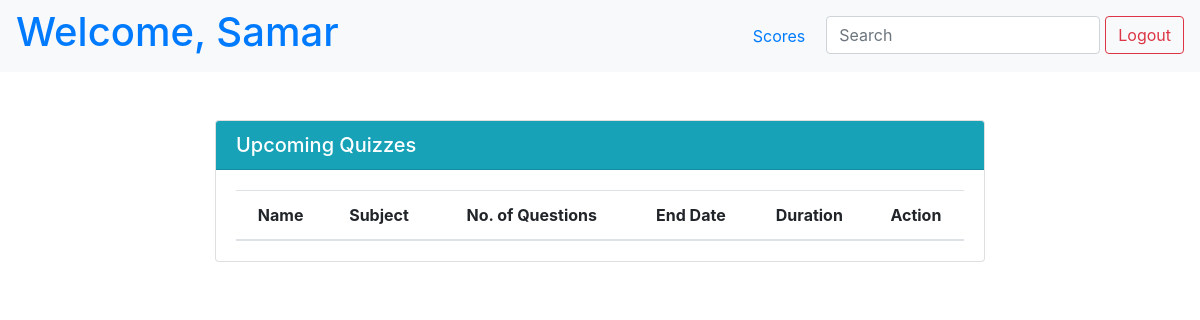
The app's page /samar (signed in), older data.
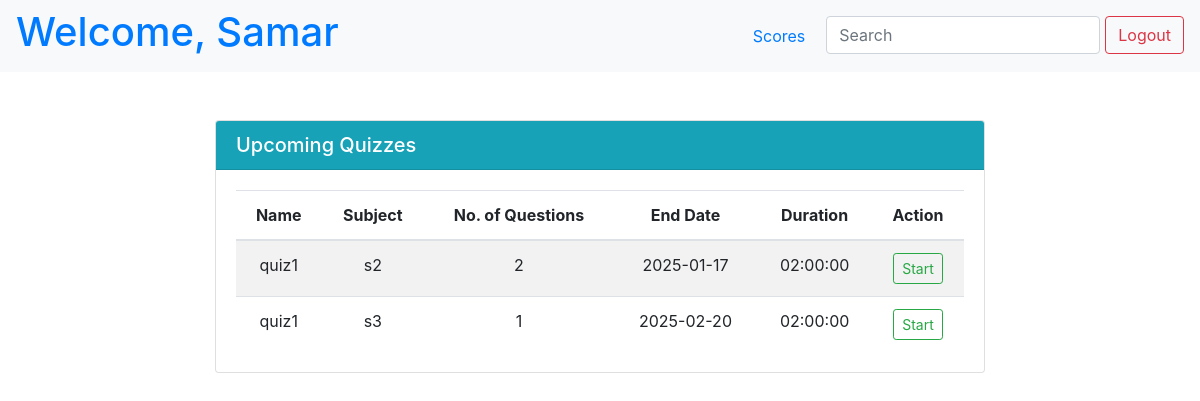
The same page, newer data.
### app.py (models this page shows)
class Quiz(db.Model):
    __tablename__ = 'quiz'
    id = db.Column(db.Integer, primary_key=True, autoincrement=True)
    subject_id = db.Column(db.Integer, db.ForeignKey('subject.id'), nullable=False)
    name = db.Column(db.String(255), nullable=False)
    quiz_date = db.Column(db.Date, nullable=False)
    time_duration = db.Column(db.Time, nullable=False)
    questions = db.relationship('QuizwiseQuestion', backref='quiz', lazy=True)

class Subject(db.Model):
    __tablename__ = 'subject'
    id = db.Column(db.Integer, primary_key=True, autoincrement=True)
    name = db.Column(db.String(255), nullable=False)
    description = db.Column(db.String(255))
    chapters = db.relationship('Chapter', backref='subject', lazy=True)
    quizzes = db.relationship('Quiz', backref='subject', lazy=True)

### app.py (the view)
@app.route("/<username>")
def user(username):
    user = User.query.filter_by(username=username).first()
    if user and ('username' in session and username == session["username"]):
        data = db.session.query(
            Quiz.id.label("quiz_id"),
            Subject.id.label("subject_id"),
            Quiz.name.label("quiz_name"),
            Subject.name.label("subject_name"),
            Quiz.quiz_date,
            Quiz.time_duration
        ).join(Subject, Quiz.subject_id == Subject.id).filter(
            Quiz.quiz_date > datetime.now()
        ).all()
        subject_data = []
        for row in data:
            no_of_questions = QuizwiseQuestion.query.filter_by(quiz_id=row.quiz_id).count()
            if no_of_questions > 0:
                subject_data.append({
                    "subject_id": row.subject_id,
                    "subject_name": row.subject_name,
                    "quiz_id": row.quiz_id,
                    "quiz_name": row.quiz_name,
                    "quiz_date": row.quiz_date,
                    "time_duration": row.time_duration,
                    "no_of_questions": no_of_questions
                })
        return render_template("user.html", user=user, data=subject_data)
    else:
        flash("Invalid credentials!", "error")
        return redirect(url_for("index"))

### app.py (called while the page is built)
@app.after_request
def add_header(response):
    response.headers['Cache-Control'] = 'no-store, no-cache, must-revalidate, post-check=0, pre-check=0, max-age=0'
    response.headers['Pragma'] = 'no-cache'
    response.headers['Expires'] = '-1'
    return response

### templates/user.html (shortened to what this page needs)
{% extends 'base.html' %}
{% block content %}
<div class="page-wrapper">
    <nav class="navbar navbar-expand-lg navbar-light bg-light">
        <a href="{{ url_for('user', username=user.username) }}" style="text-decoration: none;">
            <h1>Welcome, {{user.name}}</h1>
        </a>
        <ul class="nav ml-auto">
            <li class="nav-item">
                <a class="nav-link" href="/{{user.username}}/score">Scores</a>
            </li>
            <li class="nav-item">
                <input class="form-control" type="search" placeholder="Search" aria-label="Search" name="q"
                    hx-get="{{ url_for('user_quiz', username=user.username) }}" hx-trigger="keyup changed delay:500ms" hx-target="#search-results">
            </li>
            <li>
                <form action="/logout" class="d-inline">
                    <button type="submit" class="btn btn-outline-danger">Logout</button>
                </form>
            </li>
        </ul>
    </nav>
    <div id="search-results">
        {% if not search %}
        {% set username = user.username %}
        {% include 'upcoming_quiz.html' %}
        {% endif %}
    </div>
</div>
{% endblock %}

### templates/upcoming_quiz.html
<div class="d-flex justify-content-center mt-5">
    <div class="col-md-8">
        <div class="card">
            <div class="card-header bg-info text-white d-flex align-items-center justify-content-between">
                <h5 class="card-title m-0">Upcoming Quizzes</h5>
            </div>
            <div class="card-body">
                <table class="table table-striped mb-0 text-center">
                    <thead>
                        <tr>
                            <th class="text-center">Name</th>
                            <th class="text-center">Subject</th>
                            <th class="text-center">No. of Questions</th>
                            <th class="text-center">End Date</th>
                            <th class="text-center">Duration</th>
                            <th class="text-center">Action</th>
                        </tr>
                    </thead>
                    <tbody>
                        {% for row in data %}
                        <tr>
                            <td class="text-center">{{ row.quiz_name }}</td>
                            <td class="text-center">{{ row.subject_name }}</td>
                            <td class="text-center">{{ row.no_of_questions }}</td>
                            <td class="text-center">{{ row.quiz_date }}</td>
                            <td class="text-center">{{ row.time_duration }}</td>
                            <td class="text-center">
                                <div class="d-flex justify-content-center">
                                    <form action="{{ url_for('ongoing_quiz', username=username, quiz_id=row.quiz_id)}}" method="post" class="mb-0">
                                        <button class="btn btn-outline-success btn-sm" type="submit">Start</button>
                                    </form>
                                </div>
                            </td>
                        </tr>
                        {% endfor %}
                    </tbody>
                </table>
            </div>
        </div>
    </div>
</div>

Row changes from the older to the newer data that the page shows:
added Quiz: quiz_name "quiz1", subject_name "s2", no_of_questions "2", quiz_date "2025-01-17", time_duration "02:00:00"
added Quiz: quiz_name "quiz1", subject_name "s3", no_of_questions "1", quiz_date "2025-02-20", time_duration "02:00:00"
